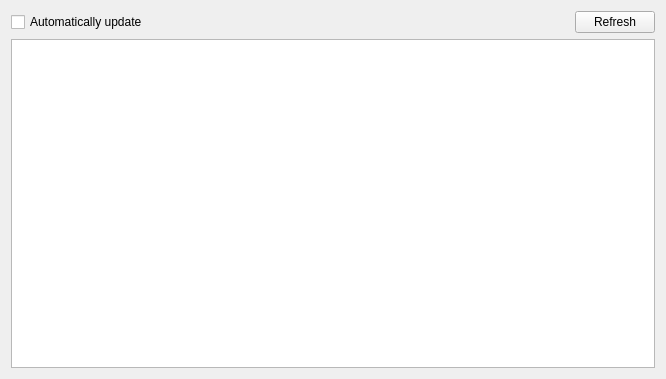
<?xml version="1.0" encoding="UTF-8"?>
<ui version="4.0">
 <class>uva::LiveEventsWidget</class>
 <widget class="QWidget" name="uva::LiveEventsWidget">
  <property name="geometry">
   <rect>
    <x>0</x>
    <y>0</y>
    <width>666</width>
    <height>379</height>
   </rect>
  </property>
  <property name="windowTitle">
   <string>Live Events</string>
  </property>
  <layout class="QVBoxLayout" name="verticalLayout">
   <item>
    <layout class="QHBoxLayout" name="horizontalLayout">
     <item>
      <widget class="QCheckBox" name="autoStartCheckBox">
       <property name="text">
        <string>Automatically update</string>
       </property>
      </widget>
     </item>
     <item>
      <spacer name="horizontalSpacer">
       <property name="orientation">
        <enum>Qt::Horizontal</enum>
       </property>
       <property name="sizeHint" stdset="0">
        <size>
         <width>40</width>
         <height>20</height>
        </size>
       </property>
      </spacer>
     </item>
     <item>
      <widget class="QPushButton" name="refreshPushButton">
       <property name="text">
        <string>Refresh</string>
       </property>
      </widget>
     </item>
    </layout>
   </item>
   <item>
    <widget class="QTableView" name="statusTableView">
     <property name="editTriggers">
      <set>QAbstractItemView::NoEditTriggers</set>
     </property>
     <property name="showDropIndicator" stdset="0">
      <bool>false</bool>
     </property>
     <property name="dragDropOverwriteMode">
      <bool>false</bool>
     </property>
     <property name="alternatingRowColors">
      <bool>true</bool>
     </property>
     <property name="gridStyle">
      <enum>Qt::DashLine</enum>
     </property>
     <attribute name="horizontalHeaderCascadingSectionResizes">
      <bool>true</bool>
     </attribute>
     <attribute name="horizontalHeaderDefaultSectionSize">
      <number>120</number>
     </attribute>
     <attribute name="horizontalHeaderStretchLastSection">
      <bool>true</bool>
     </attribute>
    </widget>
   </item>
  </layout>
 </widget>
 <resources/>
 <connections>
  <connection>
   <sender>autoStartCheckBox</sender>
   <signal>toggled(bool)</signal>
   <receiver>uva::LiveEventsWidget</receiver>
   <slot>setAutomaticallyUpdate(bool)</slot>
   <hints>
    <hint type="sourcelabel">
     <x>84</x>
     <y>25</y>
    </hint>
    <hint type="destinationlabel">
     <x>332</x>
     <y>189</y>
    </hint>
   </hints>
  </connection>
  <connection>
   <sender>refreshPushButton</sender>
   <signal>clicked()</signal>
   <receiver>uva::LiveEventsWidget</receiver>
   <slot>refreshLiveEvents()</slot>
   <hints>
    <hint type="sourcelabel">
     <x>607</x>
     <y>25</y>
    </hint>
    <hint type="destinationlabel">
     <x>332</x>
     <y>189</y>
    </hint>
   </hints>
  </connection>
 </connections>
</ui>
